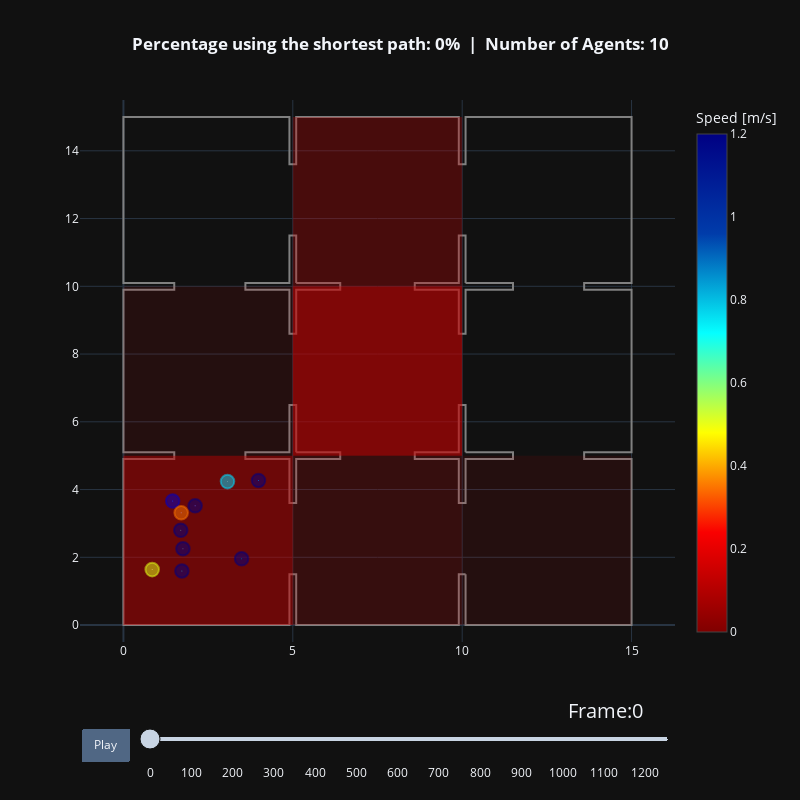

Notebook cell for this chart:
### Markdown cell above
## Visualizing Agent Pathways

### Code cell
agent_trajectories = {}
for percentage in percentages:
    trajectory_file = trajectory_files[percentage]
    agent_trajectories[percentage], walkable_area = read_sqlite_file(
        trajectory_file
    )
    animate(
        agent_trajectories[percentage],
        walkable_area,
        title_note=f"Percentage using the shortest path: {percentage}%",
        risks_per_frame=risks_per_frame,
        specific_areas=specific_areas
    ).show()

### Figure 1 — Plotly figure (JSON) as saved in the notebook; plotly's stock layout.template omitted (floating-point values rounded to 4 significant figures)
{"data": [{"hoverinfo": "name", "line": {"color": "grey"}, "mode": "lines", "name": "Exterior", "showlegend": false, "x": [10.1, 10.1, 15.0, 15.0, 13.6, 13.6, 15.0, 15.0, 13.6, 13.6, 15.0, 15.0, 10.1, 10.1, 9.9, 9.9, 5.1, 5.1, 4.9, 4.9, 0.0, 0.0, 1.5, 1.5, 0.0, 0.0, 1.5, 1.5, 0.0, 0.0, 4.9, 4.9, 5.1, 5.1, 9.9, 9.9, 10.1], "y": [1.5, 0.0, 0.0, 4.9, 4.9, 5.1, 5.1, 9.9, 9.9, 10.1, 10.1, 15.0, 15.0, 13.6, 13.6, 15.0, 15.0, 13.6, 13.6, 15.0, 15.0, 10.1, 10.1, 9.9, 9.9, 5.1, 5.1, 4.9, 4.9, 0.0, 0.0, 1.5, 1.5, 0.0, 0.0, 1.5, 1.5], "type": "scatter"}, {"hoverinfo": "name", "line": {"color": "grey"}, "mode": "lines", "name": "Obstacle", "showlegend": false, "x": [10.1, 11.5, 11.5, 10.1, 10.1, 9.9, 9.9, 8.6, 8.6, 9.9, 9.9, 10.1, 10.1], "y": [5.1, 5.1, 4.9, 4.9, 3.6, 3.6, 4.9, 4.9, 5.1, 5.1, 6.5, 6.5, 5.1], "type": "scatter"}, {"hoverinfo": "name", "line": {"color": "grey"}, "mode": "lines", "name": "Obstacle", "showlegend": false, "x": [10.1, 11.5, 11.5, 10.1, 10.1, 9.9, 9.9, 8.6, 8.6, 9.9, 9.9, 10.1, 10.1], "y": [10.1, 10.1, 9.9, 9.9, 8.6, 8.6, 9.9, 9.9, 10.1, 10.1, 11.5, 11.5, 10.1], "type": "scatter"}, {"hoverinfo": "name", "line": {"color": "grey"}, "mode": "lines", "name": "Obstacle", "showlegend": false, "x": [5.1, 6.4, 6.4, 5.1, 5.1, 4.9, 4.9, 3.6, 3.6, 4.9, 4.9, 5.1, 5.1], "y": [5.1, 5.1, 4.9, 4.9, 3.6, 3.6, 4.9, 4.9, 5.1, 5.1, 6.5, 6.5, 5.1], "type": "scatter"}, {"hoverinfo": "name", "line": {"color": "grey"}, "mode": "lines", "name": "Obstacle", "showlegend": false, "x": [5.1, 6.4, 6.4, 5.1, 5.1, 4.9, 4.9, 3.6, 3.6, 4.9, 4.9, 5.1, 5.1], "y": [10.1, 10.1, 9.9, 9.9, 8.6, 8.6, 9.9, 9.9, 10.1, 10.1, 11.5, 11.5, 10.1], "type": "scatter"}, {"fill": "toself", "fillcolor": "rgba(200, 0, 0, 0.50)", "hoverinfo": "name", "line": {"width": 0}, "mode": "lines", "name": "Risk Area", "showlegend": false, "x": [0.0, 5.0, 5.0, 0.0, 0.0], "y": [0.0, 0.0, 5.0, 5.0, 0.0], "type": "scatter"}, {"fill": "toself", "fillcolor": "rgba(200, 0, 0, 0.20)", "hoverinfo": "name", "line": {"width": 0}, "mode": "lines", "name": "Risk Area", "showlegend": false, "x": [5.0, 10.0, 10.0, 5.0, 5.0], "y": [0.0, 0.0, 5.0, 5.0, 0.0], "type": "scatter"}, {"fill": "toself", "fillcolor": "rgba(200, 0, 0, 0.10)", "hoverinfo": "name", "line": {"width": 0}, "mode": "lines", "name": "Risk Area", "showlegend": false, "x": [10.0, 15.0, 15.0, 10.0, 10.0], "y": [0.0, 0.0, 5.0, 5.0, 0.0], "type": "scatter"}, {"fill": "toself", "fillcolor": "rgba(200, 0, 0, 0.00)", "hoverinfo": "name", "line": {"width": 0}, "mode": "lines", "name": "Risk Area", "showlegend": false, "x": [10.0, 15.0, 15.0, 10.0, 10.0], "y": [5.0, 5.0, 10.0, 10.0, 5.0], "type": "scatter"}, {"fill": "toself", "fillcolor": "rgba(200, 0, 0, 0.60)", "hoverinfo": "name", "line": {"width": 0}, "mode": "lines", "name": "Risk Area", "showlegend": false, "x": [5.0, 10.0, 10.0, 5.0, 5.0], "y": [5.0, 5.0, 10.0, 10.0, 5.0], "type": "scatter"}, {"fill": "toself", "fillcolor": "rgba(200, 0, 0, 0.10)", "hoverinfo": "name", "line": {"width": 0}, "mode": "lines", "name": "Risk Area", "showlegend": false, "x": [0.0, 5.0, 5.0, 0.0, 0.0], "y": [5.0, 5.0, 10.0, 10.0, 5.0], "type": "scatter"}, {"fill": "toself", "fillcolor": "rgba(200, 0, 0, 0.00)", "hoverinfo": "name", "line": {"width": 0}, "mode": "lines", "name": "Risk Area", "showlegend": false, "x": [0.0, 5.0, 5.0, 0.0, 0.0], "y": [10.0, 10.0, 15.0, 15.0, 10.0], "type": "scatter"}, {"fill": "toself", "fillcolor": "rgba(200, 0, 0, 0.30)", "hoverinfo": "name", "line": {"width": 0}, "mode": "lines", "name": "Risk Area", "showlegend": false, "x": [5.0, 10.0, 10.0, 5.0, 5.0], "y": [10.0, 10.0, 15.0, 15.0, 10.0], "type": "scatter"}, {"fill": "toself", "fillcolor": "rgba(200, 0, 0, 0.00)", "hoverinfo": "name", "line": {"width": 0}, "mode": "lines", "name": "Risk Area", "showlegend": false, "x": [10.0, 15.0, 15.0, 10.0, 10.0], "y": [10.0, 10.0, 15.0, 15.0, 10.0], "type": "scatter"}, {"hoverinfo": "none", "marker": {"cmax": 1.2, "cmin": 0, "color": [1.2, 0.5117, 1.2, 1.198, 1.198, 1.133, 0.8234, 1.2, 0.3362, 1.2], "colorbar": {"title": {"text": "Speed [m/s]"}}, "colorscale": [[0.0, "rgb(128,0,0)"], [0.2, "rgb(250,0,0)"], [0.4, "rgb(255,255,0)"], [0.6, "rgb(5,255,255)"], [0.8, "rgb(0,60,170)"], [1.0, "rgb(0,0,131)"]], "size": [0.4, 0.4, 0.4, 0.4, 0.4, 0.4, 0.4, 0.4, 0.4, 0.4]}, "mode": "markers", "showlegend": false, "text": [1.2, 0.5117, 1.2, 1.198, 1.198, 1.133, 0.8234, 1.2, 0.3362, 1.2], "x": [3.986, 0.8488, 1.726, 2.116, 1.692, 1.454, 3.072, 3.489, 1.704, 1.757], "y": [4.269, 1.637, 1.596, 3.52, 2.797, 3.661, 4.235, 1.956, 3.314, 2.254], "type": "scatter"}, {"hoverinfo": "text", "marker": {"opacity": 1, "size": 1}, "mode": "markers", "showlegend": false, "text": ["ID: 61, Pos(3.99,4.27)"], "x": [3.986], "y": [4.269], "type": "scatter"}, {"hoverinfo": "text", "marker": {"opacity": 1, "size": 1}, "mode": "markers", "showlegend": false, "text": ["ID: 62, Pos(0.85,1.64)"], "x": [0.8488], "y": [1.637], "type": "scatter"}, {"hoverinfo": "text", "marker": {"opacity": 1, "size": 1}, "mode": "markers", "showlegend": false, "text": ["ID: 63, Pos(1.73,1.60)"], "x": [1.726], "y": [1.596], "type": "scatter"}, {"hoverinfo": "text", "marker": {"opacity": 1, "size": 1}, "mode": "markers", "showlegend": false, "text": ["ID: 64, Pos(2.12,3.52)"], "x": [2.116], "y": [3.52], "type": "scatter"}, {"hoverinfo": "text", "marker": {"opacity": 1, "size": 1}, "mode": "markers", "showlegend": false, "text": ["ID: 65, Pos(1.69,2.80)"], "x": [1.692], "y": [2.797], "type": "scatter"}, {"hoverinfo": "text", "marker": {"opacity": 1, "size": 1}, "mode": "markers", "showlegend": false, "text": ["ID: 66, Pos(1.45,3.66)"], "x": [1.454], "y": [3.661], "type": "scatter"}, {"hoverinfo": "text", "marker": {"opacity": 1, "size": 1}, "mode": "markers", "showlegend": false, "text": ["ID: 67, Pos(3.07,4.23)"], "x": [3.072], "y": [4.235], "type": "scatter"}, {"hoverinfo": "text", "marker": {"opacity": 1, "size": 1}, "mode": "markers", "showlegend": false, "text": ["ID: 68, Pos(3.49,1.96)"], "x": [3.489], "y": [1.956], "type": "scatter"}, {"hoverinfo": "text", "marker": {"opacity": 1, "size": 1}, "mode": "markers", "showlegend": false, "text": ["ID: 69, Pos(1.70,3.31)"], "x": [1.704], "y": [3.314], "type": "scatter"}, {"hoverinfo": "text", "marker": {"opacity": 1, "size": 1}, "mode": "markers", "showlegend": false, "text": ["ID: 70, Pos(1.76,2.25)"], "x": [1.757], "y": [2.254], "type": "scatter"}], "layout": {"shapes": [{"fillcolor": "rgba(0, 0, 128, 0.5)", "line": {"color": "rgba(0, 0, 128, 0.5)"}, "type": "circle", "x0": 3.786, "x1": 4.186, "xref": "x", "y0": 4.069, "y1": 4.469, "yref": "y"}, {"fillcolor": "rgba(225, 255, 22, 0.5)", "line": {"color": "rgba(225, 255, 22, 0.5)"}, "type": "circle", "x0": 0.6488, "x1": 1.049, "xref": "x", "y0": 1.437, "y1": 1.837, "yref": "y"}, {"fillcolor": "rgba(0, 0, 128, 0.5)", "line": {"color": "rgba(0, 0, 128, 0.5)"}, "type": "circle", "x0": 1.526, "x1": 1.926, "xref": "x", "y0": 1.396, "y1": 1.796, "yref": "y"}, {"fillcolor": "rgba(0, 0, 128, 0.5)", "line": {"color": "rgba(0, 0, 128, 0.5)"}, "type": "circle", "x0": 1.916, "x1": 2.316, "xref": "x", "y0": 3.32, "y1": 3.72, "yref": "y"}, {"fillcolor": "rgba(0, 0, 128, 0.5)", "line": {"color": "rgba(0, 0, 128, 0.5)"}, "type": "circle", "x0": 1.492, "x1": 1.892, "xref": "x", "y0": 2.597, "y1": 2.997, "yref": "y"}, {"fillcolor": "rgba(0, 0, 196, 0.5)", "line": {"color": "rgba(0, 0, 196, 0.5)"}, "type": "circle", "x0": 1.254, "x1": 1.654, "xref": "x", "y0": 3.461, "y1": 3.861, "yref": "y"}, {"fillcolor": "rgba(0, 220, 254, 0.5)", "line": {"color": "rgba(0, 220, 254, 0.5)"}, "type": "circle", "x0": 2.872, "x1": 3.272, "xref": "x", "y0": 4.035, "y1": 4.435, "yref": "y"}, {"fillcolor": "rgba(0, 0, 128, 0.5)", "line": {"color": "rgba(0, 0, 128, 0.5)"}, "type": "circle", "x0": 3.289, "x1": 3.689, "xref": "x", "y0": 1.756, "y1": 2.156, "yref": "y"}, {"fillcolor": "rgba(255, 119, 0, 0.5)", "line": {"color": "rgba(255, 119, 0, 0.5)"}, "type": "circle", "x0": 1.504, "x1": 1.904, "xref": "x", "y0": 3.114, "y1": 3.514, "yref": "y"}, {"fillcolor": "rgba(0, 0, 128, 0.5)", "line": {"color": "rgba(0, 0, 128, 0.5)"}, "type": "circle", "x0": 1.557, "x1": 1.957, "xref": "x", "y0": 2.054, "y1": 2.454, "yref": "y"}, {"line": {"color": "white", "width": 3}, "type": "line", "x0": 3.986, "x1": 3.986, "y0": 4.269, "y1": 4.269}, {"line": {"color": "black", "width": 3}, "type": "line", "x0": 0.8488, "x1": 0.8488, "y0": 1.637, "y1": 1.637}, {"line": {"color": "white", "width": 3}, "type": "line", "x0": 1.726, "x1": 1.726, "y0": 1.596, "y1": 1.596}, {"line": {"color": "white", "width": 3}, "type": "line", "x0": 2.116, "x1": 2.116, "y0": 3.52, "y1": 3.52}, {"line": {"color": "white", "width": 3}, "type": "line", "x0": 1.692, "x1": 1.692, "y0": 2.797, "y1": 2.797}, {"line": {"color": "white", "width": 3}, "type": "line", "x0": 1.454, "x1": 1.454, "y0": 3.661, "y1": 3.661}, {"line": {"color": "black", "width": 3}, "type": "line", "x0": 3.072, "x1": 3.072, "y0": 4.235, "y1": 4.235}, {"line": {"color": "white", "width": 3}, "type": "line", "x0": 3.489, "x1": 3.489, "y0": 1.956, "y1": 1.956}, {"line": {"color": "black", "width": 3}, "type": "line", "x0": 1.704, "x1": 1.704, "y0": 3.314, "y1": 3.314}, {"line": {"color": "white", "width": 3}, "type": "line", "x0": 1.757, "x1": 1.757, "y0": 2.254, "y1": 2.254}], "title": {"text": "<b>Percentage using the shortest path: 0%  |  Number of Agents: 10</b>", "x": 0.5}, "xaxis": {"range": [-0.5, 15.5]}, "yaxis": {"scaleanchor": "x", "scaleratio": 1, "range": [-0.5, 15.5]}, "updatemenus": [{"buttons": [{"args": [null, {"frame": {"duration": 100, "redraw": true}, "fromcurrent": true}], "label": "Play", "method": "animate"}], "direction": "left", "pad": {"r": 10, "t": 87}, "showactive": false, "type": "buttons", "x": 0.1, "xanchor": "right", "y": 0, "yanchor": "top"}], "sliders": [{"active": 0, "currentvalue": {"font": {"size": 20}, "prefix": "Frame:", "visible": true, "xanchor": "right"}, "len": 0.9, "pad": {"b": 10, "t": 50}, "steps": [{"args": [["0"], {"frame": {"duration": 100, "redraw": true}, "mode": "immediate", "transition": {"duration": 500}}], "label": "0", "method": "animate"}, {"args": [["50"], {"frame": {"duration": 100, "redraw": true}, "mode": "immediate", "transition": {"duration": 500}}], "label": "50", "method": "animate"}, {"args": [["100"], {"frame": {"duration": 100, "redraw": true}, "mode": "immediate", "transition": {"duration": 500}}], "label": "100", "method": "animate"}, {"args": [["150"], {"frame": {"duration": 100, "redraw": true}, "mode": "immediate", "transition": {"duration": 500}}], "label": "150", "method": "animate"}, {"args": [["200"], {"frame": {"duration": 100, "redraw": true}, "mode": "immediate", "transition": {"duration": 500}}], "label": "200", "method": "animate"}, {"args": [["250"], {"frame": {"duration": 100, "redraw": true}, "mode": "immediate", "transition": {"duration": 500}}], "label": "250", "method": "animate"}, {"args": [["300"], {"frame": {"duration": 100, "redraw": true}, "mode": "immediate", "transition": {"duration": 500}}], "label": "300", "method": "animate"}, {"args": [["350"], {"frame": {"duration": 100, "redraw": true}, "mode": "immediate", "transition": {"duration": 500}}], "label": "350", "method": "animate"}, {"args": [["400"], {"frame": {"duration": 100, "redraw": true}, "mode": "immediate", "transition": {"duration": 500}}], "label": "400", "method": "animate"}, {"args": [["450"], {"frame": {"duration": 100, "redraw": true}, "mode": "immediate", "transition": {"duration": 500}}], "label": "450", "method": "animate"}, {"args": [["500"], {"frame": {"duration": 100, "redraw": true}, "mode": "immediate", "transition": {"duration": 500}}], "label": "500", "method": "animate"}, {"args": [["550"], {"frame": {"duration": 100, "redraw": true}, "mode": "immediate", "transition": {"duration": 500}}], "label": "550", "method": "animate"}, {"args": [["600"], {"frame": {"duration": 100, "redraw": true}, "mode": "immediate", "transition": {"duration": 500}}], "label": "600", "method": "animate"}, {"args": [["650"], {"frame": {"duration": 100, "redraw": true}, "mode": "immediate", "transition": {"duration": 500}}], "label": "650", "method": "animate"}, {"args": [["700"], {"frame": {"duration": 100, "redraw": true}, "mode": "immediate", "transition": {"duration": 500}}], "label": "700", "method": "animate"}, {"args": [["750"], {"frame": {"duration": 100, "redraw": true}, "mode": "immediate", "transition": {"duration": 500}}], "label": "750", "method": "animate"}, {"args": [["800"], {"frame": {"duration": 100, "redraw": true}, "mode": "immediate", "transition": {"duration": 500}}], "label": "800", "method": "animate"}, {"args": [["850"], {"frame": {"duration": 100, "redraw": true}, "mode": "immediate", "transition": {"duration": 500}}], "label": "850", "method": "animate"}, {"args": [["900"], {"frame": {"duration": 100, "redraw": true}, "mode": "immediate", "transition": {"duration": 500}}], "label": "900", "method": "animate"}, {"args": [["950"], {"frame": {"duration": 100, "redraw": true}, "mode": "immediate", "transition": {"duration": 500}}], "label": "950", "method": "animate"}, {"args": [["1000"], {"frame": {"duration": 100, "redraw": true}, "mode": "immediate", "transition": {"duration": 500}}], "label": "1000", "method": "animate"}, {"args": [["1050"], {"frame": {"duration": 100, "redraw": true}, "mode": "immediate", "transition": {"duration": 500}}], "label": "1050", "method": "animate"}, {"args": [["1100"], {"frame": {"duration": 100, "redraw": true}, "mode": "immediate", "transition": {"duration": 500}}], "label": "1100", "method": "animate"}, {"args": [["1150"], {"frame": {"duration": 100, "redraw": true}, "mode": "immediate", "transition": {"duration": 500}}], "label": "1150", "method": "animate"}, {"args": [["1200"], {"frame": {"duration": 100, "redraw": true}, "mode": "immediate", "transition": {"duration": 500}}], "label": "1200", "method": "animate"}, {"args": [["1250"], {"frame": {"duration": 100, "redraw": true}, "mode": "immediate", "transition": {"duration": 500}}], "label": "1250", "method": "animate"}], "transition": {"duration": 100, "easing": "cubic-in-out"}, "x": 0.1, "xanchor": "left", "y": 0, "yanchor": "top"}], "autosize": false, "width": 800, "height": 800}}
